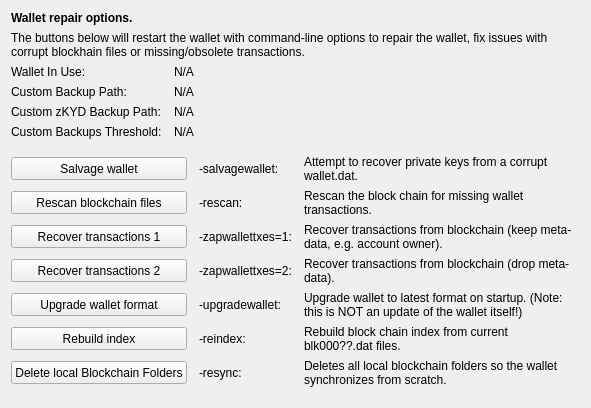
     <widget class="QWidget" name="tab_repair">
      <attribute name="title">
       <string>&amp;Wallet Repair</string>
      </attribute>
      <layout class="QGridLayout" name="gridLayout_4" columnstretch="0,0,0,0">
       <property name="horizontalSpacing">
        <number>12</number>
       </property>
       <item row="0" column="0" colspan="4">
        <widget class="QLabel" name="label_repair_header">
         <property name="font">
          <font>
           <weight>75</weight>
           <bold>true</bold>
          </font>
         </property>
         <property name="text">
          <string>Wallet repair options.</string>
         </property>
        </widget>
       </item>
       <item row="1" column="0" colspan="4">
        <widget class="QLabel" name="label_repair_helptext">
         <property name="font">
          <font>
           <weight>50</weight>
           <bold>false</bold>
          </font>
         </property>
         <property name="text">
          <string>The buttons below will restart the wallet with command-line options to repair the wallet, fix issues with corrupt blockhain files or missing/obsolete transactions.</string>
         </property>
         <property name="wordWrap">
          <bool>true</bool>
         </property>
        </widget>
       </item>
       <item row="2" column="0">
        <widget class="QLabel" name="wallet_path_label">
         <property name="text">
          <string>Wallet In Use:</string>
         </property>
        </widget>
       </item>
       <item row="2" column="1" colspan="3">
        <widget class="QLabel" name="wallet_path">
         <property name="cursor">
          <cursorShape>IBeamCursor</cursorShape>
         </property>
         <property name="text">
          <string>N/A</string>
         </property>
         <property name="textFormat">
          <enum>Qt::PlainText</enum>
         </property>
         <property name="textInteractionFlags">
          <set>Qt::LinksAccessibleByMouse|Qt::TextSelectableByKeyboard|Qt::TextSelectableByMouse</set>
         </property>
        </widget>
       </item>
       <item row="3" column="0">
        <widget class="QLabel" name="wallet_custombackuppath_label">
         <property name="text">
          <string>Custom Backup Path:</string>
         </property>
         <property name="visible">
          <bool>false</bool>
         </property>
        </widget>
       </item>
       <item row="3" column="1" colspan="3">
        <widget class="QLabel" name="wallet_custombackuppath">
         <property name="cursor">
          <cursorShape>IBeamCursor</cursorShape>
         </property>
         <property name="text">
          <string>N/A</string>
         </property>
         <property name="textFormat">
          <enum>Qt::PlainText</enum>
         </property>
         <property name="textInteractionFlags">
          <set>Qt::LinksAccessibleByMouse|Qt::TextSelectableByKeyboard|Qt::TextSelectableByMouse</set>
         </property>
         <property name="visible">
          <bool>false</bool>
         </property>
        </widget>
       </item>
       <item row="4" column="0">
        <widget class="QLabel" name="wallet_customzkydbackuppath_label">
         <property name="text">
          <string>Custom zKYD Backup Path:</string>
         </property>
         <property name="visible">
          <bool>false</bool>
         </property>
        </widget>
       </item>
       <item row="4" column="1" colspan="3">
        <widget class="QLabel" name="wallet_customzkydbackuppath">
         <property name="cursor">
          <cursorShape>IBeamCursor</cursorShape>
         </property>
         <property name="text">
          <string>N/A</string>
         </property>
         <property name="textFormat">
          <enum>Qt::PlainText</enum>
         </property>
         <property name="textInteractionFlags">
          <set>Qt::LinksAccessibleByMouse|Qt::TextSelectableByKeyboard|Qt::TextSelectableByMouse</set>
         </property>
         <property name="visible">
          <bool>false</bool>
         </property>
        </widget>
       </item>
       <item row="5" column="0">
        <widget class="QLabel" name="wallet_custombackupthreshold_label">
         <property name="text">
          <string>Custom Backups Threshold:</string>
         </property>
         <property name="visible">
          <bool>false</bool>
         </property>
        </widget>
       </item>
       <item row="5" column="1" colspan="3">
        <widget class="QLabel" name="wallet_custombackupthreshold">
         <property name="cursor">
          <cursorShape>IBeamCursor</cursorShape>
         </property>
         <property name="text">
          <string>N/A</string>
         </property>
         <property name="textFormat">
          <enum>Qt::PlainText</enum>
         </property>
         <property name="textInteractionFlags">
          <set>Qt::LinksAccessibleByMouse|Qt::TextSelectableByKeyboard|Qt::TextSelectableByMouse</set>
         </property>
         <property name="visible">
          <bool>false</bool>
         </property>
        </widget>
       </item>
       <item row="6" column="0">
        <spacer name="verticalSpacer_repair1">
         <property name="orientation">
          <enum>Qt::Vertical</enum>
         </property>
         <property name="sizeHint" stdset="0">
          <size>
           <width>10</width>
           <height>10</height>
          </size>
         </property>
        </spacer>
       </item>
       <item row="7" column="0" colspan="2">
        <widget class="QPushButton" name="btn_salvagewallet">
         <property name="minimumSize">
          <size>
           <width>100</width>
           <height>23</height>
          </size>
         </property>
         <property name="text">
          <string>Salvage wallet</string>
         </property>
        </widget>
       </item>
       <item row="7" column="2">
        <widget class="QLabel" name="label_repair_salvage_command">
         <property name="text">
          <string notr="true">-salvagewallet:</string>
         </property>
        </widget>
       </item>
       <item row="7" column="3">
        <widget class="QLabel" name="label_repair_salvage">
         <property name="text">
          <string>Attempt to recover private keys from a corrupt wallet.dat.</string>
         </property>
         <property name="wordWrap">
          <bool>true</bool>
         </property>
        </widget>
       </item>
       <item row="8" column="0" colspan="2">
        <widget class="QPushButton" name="btn_rescan">
         <property name="minimumSize">
          <size>
           <width>100</width>
           <height>23</height>
          </size>
         </property>
         <property name="text">
          <string>Rescan blockchain files</string>
         </property>
        </widget>
       </item>
       <item row="8" column="2">
        <widget class="QLabel" name="label_repair_rescan_command">
         <property name="text">
          <string notr="true">-rescan:</string>
         </property>
        </widget>
       </item>
       <item row="8" column="3">
        <widget class="QLabel" name="label_repair_rescan">
         <property name="text">
          <string>Rescan the block chain for missing wallet transactions.</string>
         </property>
         <property name="wordWrap">
          <bool>true</bool>
         </property>
        </widget>
       </item>
       <item row="9" column="0" colspan="2">
        <widget class="QPushButton" name="btn_zapwallettxes1">
         <property name="minimumSize">
          <size>
           <width>100</width>
           <height>23</height>
          </size>
         </property>
         <property name="text">
          <string>Recover transactions 1</string>
         </property>
        </widget>
       </item>
       <item row="9" column="2">
        <widget class="QLabel" name="label_repair_zap1_command">
         <property name="text">
          <string notr="true">-zapwallettxes=1:</string>
         </property>
        </widget>
       </item>
       <item row="9" column="3">
        <widget class="QLabel" name="label_repair_zap1">
         <property name="text">
          <string>Recover transactions from blockchain (keep meta-data, e.g. account owner).</string>
         </property>
         <property name="wordWrap">
          <bool>true</bool>
         </property>
        </widget>
       </item>
       <item row="10" column="0" colspan="2">
        <widget class="QPushButton" name="btn_zapwallettxes2">
         <property name="minimumSize">
          <size>
           <width>100</width>
           <height>23</height>
          </size>
         </property>
         <property name="text">
          <string>Recover transactions 2</string>
         </property>
        </widget>
       </item>
       <item row="10" column="2">
        <widget class="QLabel" name="label_repair_zap2_command">
         <property name="text">
          <string notr="true">-zapwallettxes=2:</string>
         </property>
        </widget>
       </item>
       <item row="10" column="3">
        <widget class="QLabel" name="label_repair_zap2">
         <property name="text">
          <string>Recover transactions from blockchain (drop meta-data).</string>
         </property>
         <property name="wordWrap">
          <bool>true</bool>
         </property>
        </widget>
       </item>
       <item row="11" column="0" colspan="2">
        <widget class="QPushButton" name="btn_upgradewallet">
         <property name="minimumSize">
          <size>
           <width>100</width>
           <height>23</height>
          </size>
         </property>
         <property name="text">
          <string>Upgrade wallet format</string>
         </property>
        </widget>
       </item>
       <item row="11" column="2">
        <widget class="QLabel" name="label_repair_upgrade_command">
         <property name="text">
          <string notr="true">-upgradewallet:</string>
         </property>
        </widget>
       </item>
       <item row="11" column="3">
        <widget class="QLabel" name="label_repair_upgrade">
         <property name="text">
          <string>Upgrade wallet to latest format on startup. (Note: this is NOT an update of the wallet itself!)</string>
         </property>
         <property name="wordWrap">
          <bool>true</bool>
         </property>
        </widget>
       </item>
       <item row="12" column="0" colspan="2">
        <widget class="QPushButton" name="btn_reindex">
         <property name="minimumSize">
          <size>
           <width>100</width>
           <height>23</height>
          </size>
         </property>
         <property name="text">
          <string>Rebuild index</string>
         </property>
        </widget>
       </item>
       <item row="12" column="2">
        <widget class="QLabel" name="label_repair_reindex_command">
         <property name="text">
          <string notr="true">-reindex:</string>
         </property>
        </widget>
       </item>
       <item row="12" column="3">
        <widget class="QLabel" name="label_repair_reindex">
         <property name="text">
          <string>Rebuild block chain index from current blk000??.dat files.</string>
         </property>
         <property name="wordWrap">
          <bool>true</bool>
         </property>
        </widget>
       </item>
       <item row="13" column="0" colspan="2">
        <widget class="QPushButton" name="btn_resync">
         <property name="minimumSize">
          <size>
           <width>100</width>
           <height>23</height>
          </size>
         </property>
         <property name="text">
          <string>Delete local Blockchain Folders</string>
         </property>
        </widget>
       </item>
       <item row="13" column="2">
        <widget class="QLabel" name="label_repair_resync_command">
         <property name="text">
          <string>-resync:</string>
         </property>
        </widget>
       </item>
       <item row="13" column="3">
        <widget class="QLabel" name="label_repair_resync">
         <property name="text">
          <string>Deletes all local blockchain folders so the wallet synchronizes from scratch.</string>
         </property>
         <property name="wordWrap">
          <bool>true</bool>
         </property>
        </widget>
       </item>
       <item row="14" column="0">
        <spacer name="verticalSpacer_repair2">
         <property name="orientation">
          <enum>Qt::Vertical</enum>
         </property>
         <property name="sizeHint" stdset="0">
          <size>
           <width>20</width>
           <height>10</height>
          </size>
         </property>
        </spacer>
       </item>
      </layout>
     </widget>
